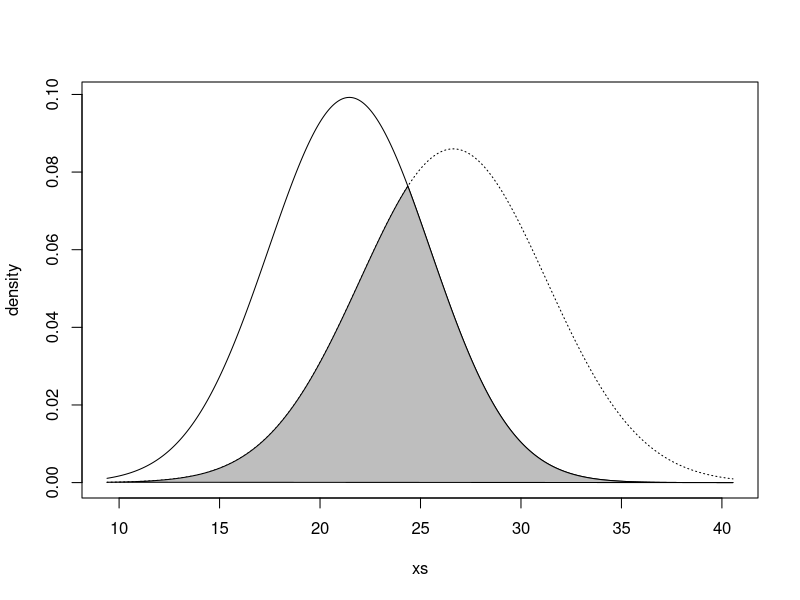

Write R code to recreate this figure.
min.f1f2 <- function(x, mu1, mu2, sd1, sd2) {
    f1 <- dnorm(x, mean=mu1, sd=sd1)
    f2 <- dnorm(x, mean=mu2, sd=sd2)
    pmin(f1, f2)
}

#mu1 <- 2;sd1 <- 2;mu2 <- 1;sd2 <- 1
mu1=21.46;sd1=4.02

#mu2=22.52;sd2=6.01
mu2=26.63;sd2=4.64


xs <- seq(min(mu1 - 3*sd1, mu2 - 3*sd2), max(mu1 + 3*sd1, mu2 + 3*sd2), .01)
f1 <- dnorm(xs, mean=mu1, sd=sd1)
f2 <- dnorm(xs, mean=mu2, sd=sd2)

plot(xs, f1, type="l", ylim=c(0, max(f1,f2)), ylab="density")
lines(xs, f2, lty="dotted")
ys <- min.f1f2(xs, mu1=mu1, mu2=mu2, sd1=sd1, sd2=sd2)
xs <- c(xs, xs[1])
ys <- c(ys, ys[1])
polygon(xs, ys, col="gray")

### only works for sd1 = sd2
SMD <- (mu1-mu2)/sd1
2 * pnorm(-abs(SMD)/2)

### this works in general
poverlap=integrate(min.f1f2, -Inf, Inf, mu1=mu1, mu2=mu2, sd1=sd1, sd2=sd2)
print(poverlap)
